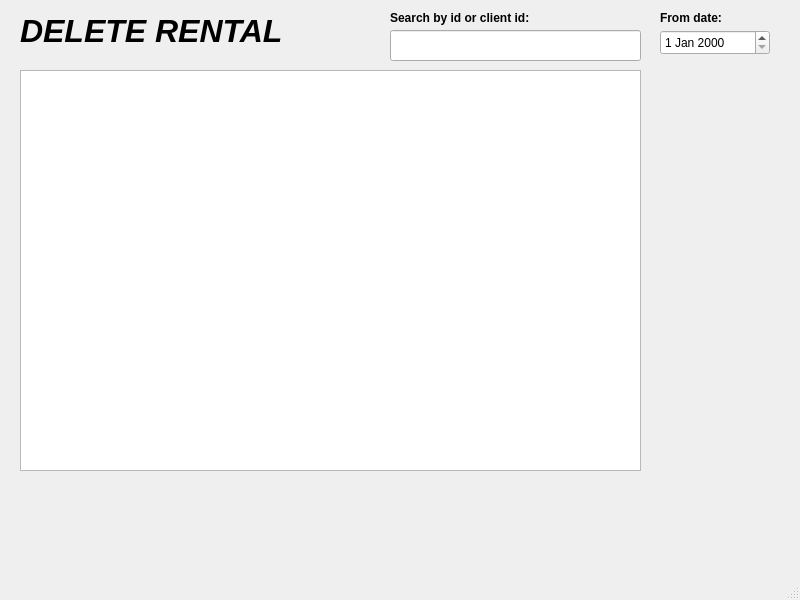
<?xml version="1.0" encoding="UTF-8"?>
<ui version="4.0">
 <class>deleterental</class>
 <widget class="QMainWindow" name="deleterental">
  <property name="geometry">
   <rect>
    <x>0</x>
    <y>0</y>
    <width>800</width>
    <height>600</height>
   </rect>
  </property>
  <property name="windowTitle">
   <string>MainWindow</string>
  </property>
  <widget class="QWidget" name="centralwidget">
   <widget class="QTableView" name="tableViewRentalToDelete">
    <property name="geometry">
     <rect>
      <x>20</x>
      <y>70</y>
      <width>621</width>
      <height>401</height>
     </rect>
    </property>
   </widget>
   <widget class="QLabel" name="labelClients">
    <property name="geometry">
     <rect>
      <x>20</x>
      <y>10</y>
      <width>311</width>
      <height>41</height>
     </rect>
    </property>
    <property name="font">
     <font>
      <pointsize>24</pointsize>
      <italic>true</italic>
      <bold>true</bold>
     </font>
    </property>
    <property name="text">
     <string>DELETE RENTAL</string>
    </property>
   </widget>
   <widget class="QLineEdit" name="lineEdit_searchRental">
    <property name="geometry">
     <rect>
      <x>390</x>
      <y>30</y>
      <width>251</width>
      <height>31</height>
     </rect>
    </property>
   </widget>
   <widget class="QDateEdit" name="dateEdit_from">
    <property name="geometry">
     <rect>
      <x>660</x>
      <y>30</y>
      <width>110</width>
      <height>25</height>
     </rect>
    </property>
   </widget>
   <widget class="QLabel" name="label_4">
    <property name="geometry">
     <rect>
      <x>390</x>
      <y>10</y>
      <width>181</width>
      <height>16</height>
     </rect>
    </property>
    <property name="font">
     <font>
      <bold>true</bold>
     </font>
    </property>
    <property name="text">
     <string>Search by id or client id:</string>
    </property>
   </widget>
   <widget class="QLabel" name="label_3">
    <property name="geometry">
     <rect>
      <x>660</x>
      <y>10</y>
      <width>81</width>
      <height>16</height>
     </rect>
    </property>
    <property name="font">
     <font>
      <bold>true</bold>
     </font>
    </property>
    <property name="text">
     <string>From date:</string>
    </property>
   </widget>
  </widget>
  <widget class="QMenuBar" name="menubar">
   <property name="geometry">
    <rect>
     <x>0</x>
     <y>0</y>
     <width>800</width>
     <height>25</height>
    </rect>
   </property>
  </widget>
  <widget class="QStatusBar" name="statusbar"/>
 </widget>
 <resources/>
 <connections/>
</ui>
